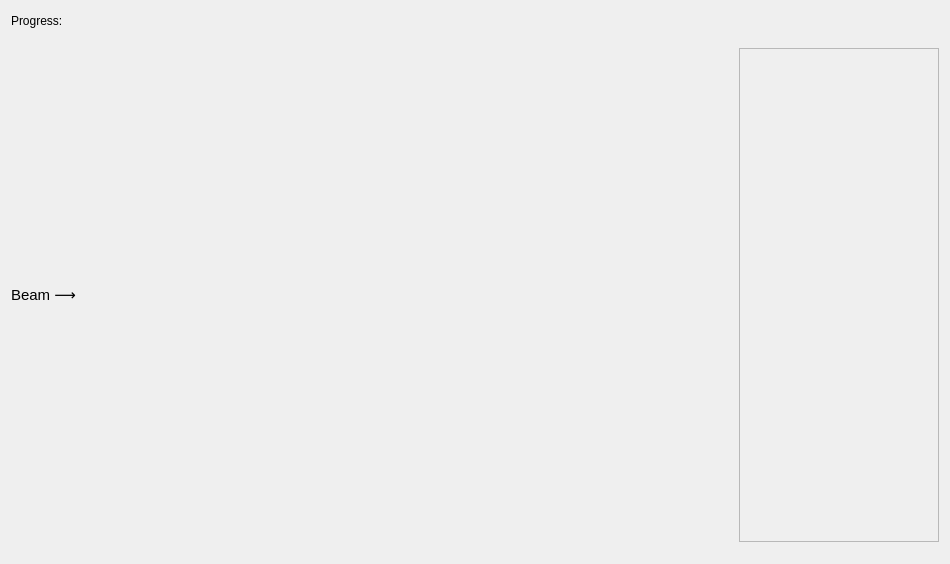
<?xml version="1.0" encoding="UTF-8"?>
<ui version="4.0">
 <class>TargetWidget</class>
 <widget class="QWidget" name="TargetWidget">
  <property name="geometry">
   <rect>
    <x>0</x>
    <y>0</y>
    <width>950</width>
    <height>564</height>
   </rect>
  </property>
  <property name="minimumSize">
   <size>
    <width>950</width>
    <height>564</height>
   </size>
  </property>
  <property name="windowTitle">
   <string>Optimization Results</string>
  </property>
  <property name="styleSheet">
   <string notr="true"/>
  </property>
  <layout class="QGridLayout" name="gridLayout">
   <item row="0" column="0" rowspan="2" colspan="2">
    <layout class="QHBoxLayout" name="horizontalLayout_2">
     <item>
      <widget class="QLabel" name="label">
       <property name="text">
        <string>Progress:</string>
       </property>
      </widget>
     </item>
     <item>
      <widget class="QLabel" name="progressLabel">
       <property name="text">
        <string/>
       </property>
      </widget>
     </item>
     <item>
      <spacer name="horizontalSpacer">
       <property name="orientation">
        <enum>Qt::Horizontal</enum>
       </property>
       <property name="sizeHint" stdset="0">
        <size>
         <width>40</width>
         <height>20</height>
        </size>
       </property>
      </spacer>
     </item>
    </layout>
   </item>
   <item row="2" column="0" colspan="2">
    <layout class="QHBoxLayout" name="horizontalLayout">
     <property name="spacing">
      <number>0</number>
     </property>
     <item>
      <widget class="QLabel" name="beamLabel">
       <property name="font">
        <font>
         <pointsize>11</pointsize>
        </font>
       </property>
       <property name="styleSheet">
        <string notr="true"/>
       </property>
       <property name="text">
        <string>Beam ⟶</string>
       </property>
      </widget>
     </item>
     <item>
      <widget class="QStackedWidget" name="stackedWidget">
       <property name="currentIndex">
        <number>-1</number>
       </property>
      </widget>
     </item>
     <item>
      <widget class="QWidget" name="recoilListWidget" native="true">
       <property name="enabled">
        <bool>true</bool>
       </property>
       <property name="minimumSize">
        <size>
         <width>0</width>
         <height>0</height>
        </size>
       </property>
       <property name="maximumSize">
        <size>
         <width>200</width>
         <height>16777215</height>
        </size>
       </property>
       <layout class="QVBoxLayout" name="recoil_layout">
        <property name="leftMargin">
         <number>0</number>
        </property>
        <property name="rightMargin">
         <number>0</number>
        </property>
        <item>
         <widget class="QScrollArea" name="recoilScrollArea">
          <property name="widgetResizable">
           <bool>true</bool>
          </property>
          <widget class="QWidget" name="recoilScrollAreaContents">
           <property name="geometry">
            <rect>
             <x>0</x>
             <y>0</y>
             <width>198</width>
             <height>496</height>
            </rect>
           </property>
          </widget>
         </widget>
        </item>
       </layout>
      </widget>
     </item>
    </layout>
   </item>
  </layout>
 </widget>
 <layoutdefault spacing="6" margin="11"/>
 <resources/>
 <connections/>
</ui>
